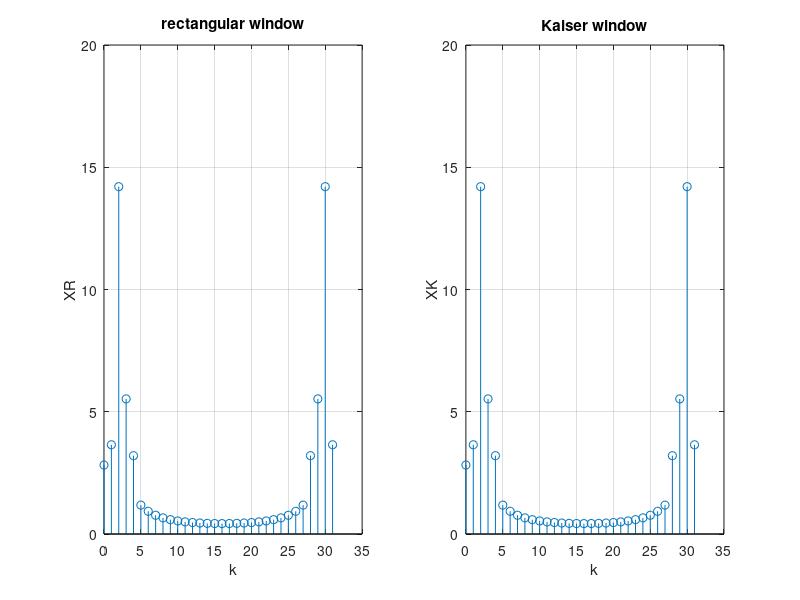

MATLAB code to generate this figure: (Note: this script raises an error after producing the figure.)
%kaiser Window
Asl1=input('enter the Asl(db)');
if(Asl1<13.26)
    beta= 0;
else if(13.26<=Asl1)&&(Asl1<60)
        beta=0.76609*(Asl1-13.26)^0.4+0.09834*(Asl1-13.26);
    else
        beta=0.12438*(Asl1+6.3);
    end
end
F1=1/14;
F2=2/15;
deltaw1=2*pi*(F2-F1);
L1=((24*pi*(Asl1+12))/(155*deltaw1))+1;
R=2^ceil(log2(L1));
N=R;
n=0:R-1;
alpha=(L1-1)/2;
X=(cos((2*pi/14).*n))+0.1.*sin((4*pi/15).*n);
%Z=sqrt(beta*(1-((n-alpha)/alpha).^2));
%WK= besseli(X,n)/besseli(alpha);
WKfunc= kaiser(N,beta);
XK1=transpose(fft(WKfunc.*X',R));
XR1=transpose(fft(rectwin(R).*X',R));
figure
subplot(1,2,1);
stem(n,abs(XR1));
title('rectangular window');
xlabel('k');
ylabel('XR');
grid on ;

subplot(1,2,2);
stem(n,abs(XK1));
title('Kaiser window');
xlabel('k');
ylabel('XK');
grid on ;
wvtool(WKfunc);
